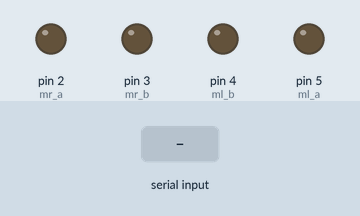
This sketch was run on a simulated Arduino Uno, built with avr-gcc and run on an emulated ATmega328P. Parts: output pins drawn as LEDs (lit = HIGH). Inputs (shaded band) come from the test bench.

Above: at 1.2 s.
1.3 s: "F" received over Serial
At 2.5 s:
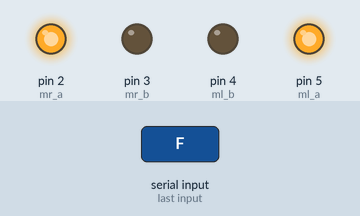
2.8 s: "B" received over Serial
At 3.9 s:
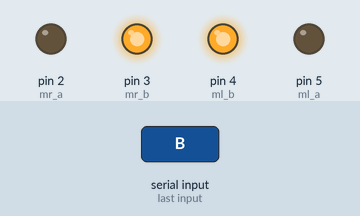
4.3 s: "L" received over Serial
At 5.0 s:
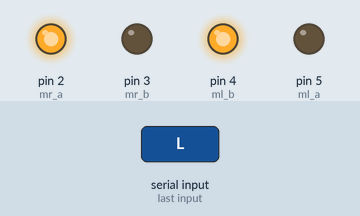
5.8 s: "R" received over Serial
At 8.5 s:
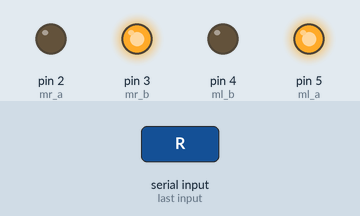
8.8 s: "s" received over Serial
At 10.8 s:
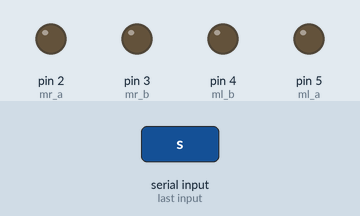
Timing chart, 0 to 12.3 s (numbered marks = the images above; inputs shaded):
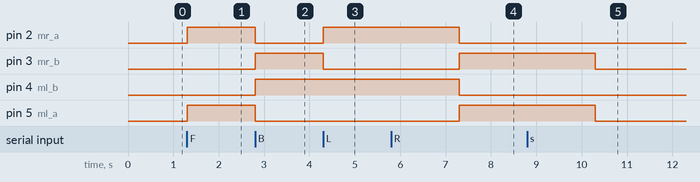

Measured:
- after the input at 1.3 s, pin 2 (mr_a), pin 5 (ml_a): LOW → HIGH at once
- after the input at 2.8 s, pin 2 (mr_a), pin 5 (ml_a): HIGH → LOW at once; pin 3 (mr_b), pin 4 (ml_b): LOW → HIGH at once
- after the input at 4.3 s, pin 2 (mr_a): LOW → HIGH at once; pin 3 (mr_b): HIGH → LOW at once
- after the input at 5.8 s, pin 2 (mr_a), pin 4 (ml_b): HIGH → LOW after 1.5 s; pin 3 (mr_b), pin 5 (ml_a): LOW → HIGH after 1.5 s
- after the input at 8.8 s, pin 3 (mr_b), pin 5 (ml_a): HIGH → LOW after 1.5 s

The sketch:

RobotContolCar.ino.ino
```cpp
int ml_a=5;
int ml_b=4;
int mr_a=2;
int mr_b=3;
void setup(){
   Serial.begin(9600);
   pinMode(ml_a, OUTPUT);
   pinMode(ml_b, OUTPUT);
   pinMode(mr_a, OUTPUT);
   pinMode(mr_b, OUTPUT);
   digitalWrite(ml_a, LOW);
   digitalWrite(ml_b, LOW);
   digitalWrite(mr_a, LOW);
   digitalWrite(mr_b, LOW);
}
void loop(){
  if(Serial.available()){
    byte value=Serial.read();
    switch(value){
     case'F':
      Forward();
      break;
      case'B':
      Backward();
      break;
      case'L':
      Left();
      delay(3000);
      //delay is given for just to turn the robotcar and stop it
       break;
      case'R':
      Right();
      delay(3000);
      //delay is given for just to turn the robotcar and stop it
      break;
      case's':
      stopp();
      break;
}
  }
}
void Forward(){
   digitalWrite(ml_a, HIGH);
   digitalWrite(ml_b, LOW);
   digitalWrite(mr_a, HIGH);
   digitalWrite(mr_b, LOW);
}
void Backward(){
   digitalWrite(ml_a, LOW);
   digitalWrite(ml_b, HIGH);
   digitalWrite(mr_a, LOW);
   digitalWrite(mr_b, HIGH);
}
void Left(){
   digitalWrite(ml_a, LOW);
   digitalWrite(ml_b, HIGH);
   digitalWrite(mr_a, HIGH);
   digitalWrite(mr_b, LOW);
}
void Right(){
   digitalWrite(ml_a, HIGH);
   digitalWrite(ml_b, LOW);
   digitalWrite(mr_a, LOW);
   digitalWrite(mr_b, HIGH);
}
void stopp(){
   digitalWrite(ml_a, LOW);
   digitalWrite(ml_b, LOW);
   digitalWrite(mr_a, LOW);
   digitalWrite(mr_b, LOW);
}
```
